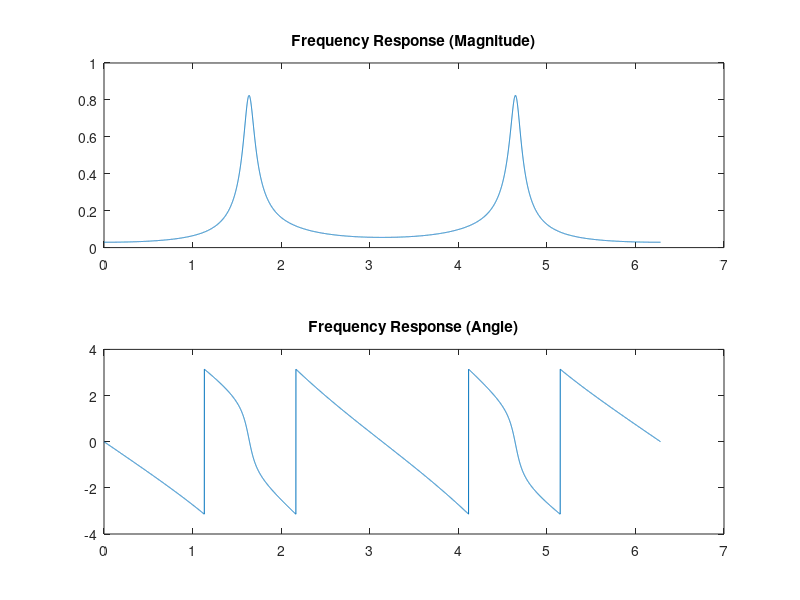
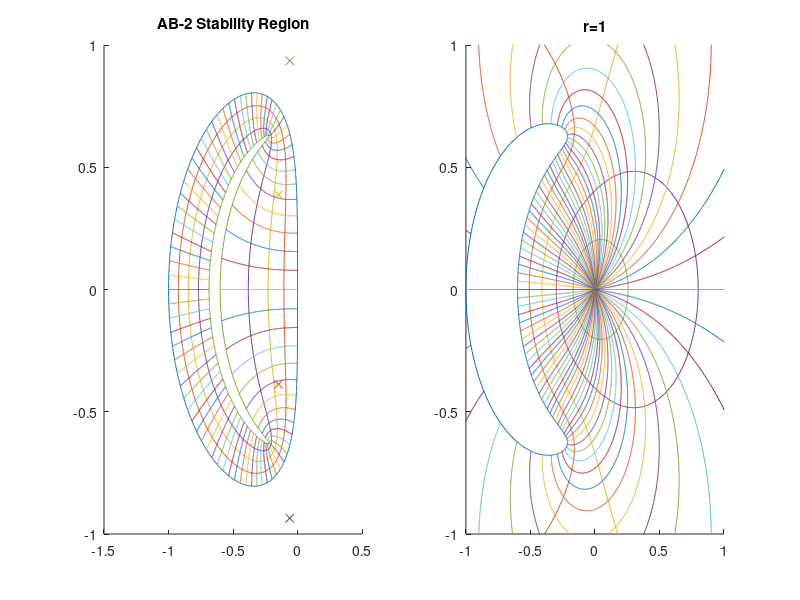

Reproduce these figures in MATLAB, in order.
% System Simulation Problem 9
% Written by Josh Humphrey

%% Part B %%
clear
N = 10000;
Omega=linspace(0,2*pi,N+1);      %Set up vector of Omega
s=exp(1i*Omega);                  %Define z on unit circle
T=0.001;
H=(0.0850)./(s.^4+0.4174*s.^3+1.0871*s.^2+0.2805*s+0.1512);
       
figure (1)
subplot(2,1,1)
plot(Omega,abs(H));
title('Frequency Response (Magnitude)')
        
subplot(2,1,2)
plot(Omega,angle(H));
title('Frequency Response (Angle)')

%% Part C %%
figure(2)
run=2;
Nr=10;
Ntheta=80;

rho=linspace(1,Nr,Nr)/Nr;
theta=linspace(0,(Ntheta-1)/Ntheta,Ntheta)*2*pi;
    
rhocw=rho;
rhoccw=rho;

p=linspace(0,2*pi,1001);
for m=1:Nr
    r=rho(Nr-m+1);
    z=r*exp(i*p);
    w=2*z.*(z-1)./(3*z-1);
    if(r>0.57)
        rhoccw(m)=100;
        subplot(121)
        title('AB-2 Stability Region')
        hold on
        plot(real(w),imag(w))
        hold off
        axis([-1.5 0.5 -1 1])
    else
        rhocw(m)=0;
        subplot(122)
         title('r=1')
        hold on
        plot(real(w),imag(w))
        hold off
        axis([-1 1 -1 1])
    end    
    
end
if(run==3)
    pause
end


r1=linspace(min(rhoccw),1,1001);
r2=linspace(0,max(rhocw),1001);

for m=1:length(theta)
    z1=r1*exp(i*theta(m));
    z2=r2*exp(i*theta(m));
    w1=2*z1.*(z1-1)./(3*z1-1);
    w2=2*z2.*(z2-1)./(3*z2-1);
    
    subplot(121)
    hold on
        plot(real(w1),imag(w1))
    hold off
    subplot(122)
    hold on
        plot(real(w2),imag(w2))
    hold off
    
end

% Add in part D poles
subplot(121)
hold on
plot(-0.14759,-0.38759, 'x')
plot(-0.14759,0.38759, 'x')
plot(-0.0611034,-0.935565, 'x')
plot(-0.0611034,0.935565, 'x')
hold off

T_completely_stable = 0.01;
T_relatively_stable = 0.5;
T_relatively_unstable = 0.7;
T_completely_unstalbe = 1.0;
